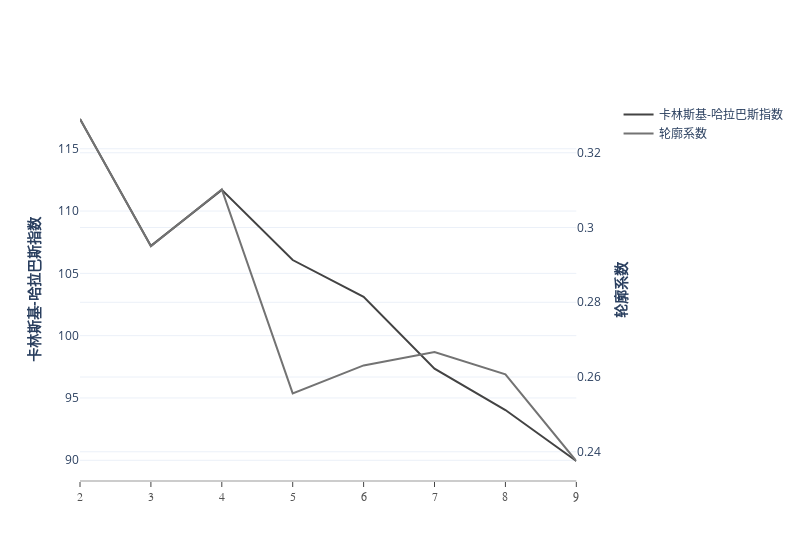

The notebook cell this image was saved under:
### Code cell
#获得游客最佳聚类数
df_tourist = df_cluster[df_cluster.id == 1]
df_score_tour = utils.GetKmeansClusterNumDf(df_tourist,['Dur','data_count','active_moment','moving_dis','middle_moment'])
myplot.Double_Axes_Line(df_score_tour,"n_clusters","calinski","silhouette","聚类数","卡林斯基-哈拉巴斯指数","轮廓系数")

### Figure 1 — Plotly figure (JSON) as saved in the notebook; plotly's stock layout.template omitted (floating-point values rounded to 4 significant figures)
{"data": [{"line": {"color": "rgb(67,67,67)", "width": 2}, "mode": "lines", "name": "卡林斯基-哈拉巴斯指数", "type": "scatter", "x": [2, 3, 4, 5, 6, 7, 8, 9], "xaxis": "x", "y": [117.4, 107.2, 111.7, 106.1, 103.1, 97.36, 94.03, 89.94], "yaxis": "y"}, {"line": {"color": "rgb(115,115,115)", "width": 2}, "mode": "lines", "name": "轮廓系数", "type": "scatter", "x": [2, 3, 4, 5, 6, 7, 8, 9], "xaxis": "x", "y": [0.329, 0.295, 0.3102, 0.2556, 0.2631, 0.2667, 0.2607, 0.2375], "yaxis": "y2"}], "layout": {"width": 800, "xaxis": {"anchor": "y", "domain": [0, 0.94], "linecolor": "rgb(204, 204, 204)", "linewidth": 2, "showgrid": false, "showline": true, "showticklabels": true, "tickfont": {"color": "rgb(82, 82, 82)", "family": "Arial", "size": 12}, "ticks": "outside"}, "yaxis": {"anchor": "x", "domain": [0, 1], "title": {"text": "<b>卡林斯基-哈拉巴斯指数</b> "}}, "yaxis2": {"anchor": "x", "overlaying": "y", "side": "right", "title": {"text": "<b>轮廓系数</b>"}}}}
